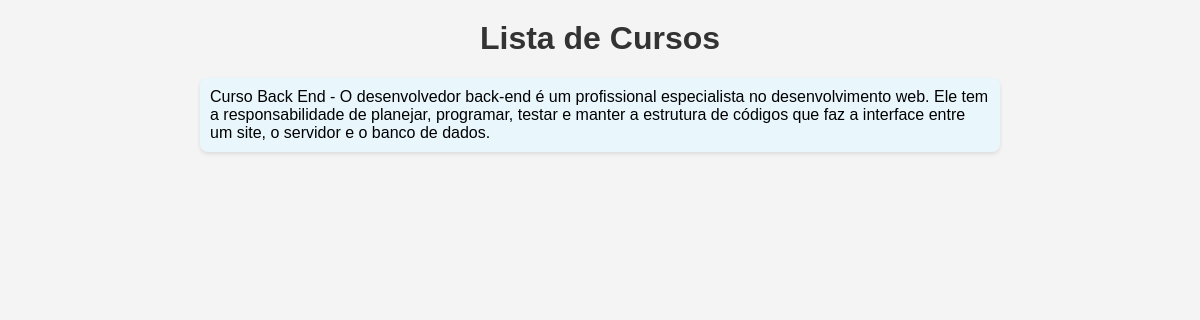
/escola/cursos/, run on the app's committed database.
### escola/models.py (models this page shows, shortened)
class Curso(models.Model):
    titulo = models.CharField(max_length=100)
    descricao = models.TextField()

### escola/views.py (the view)
# urls.py: path('cursos/', views.lista_cursos, name='lista_cursos'),
def lista_cursos(request):
    cursos = Curso.objects.all()  # Recuperando todos os cursos cadastrados
    return render(request, 'escola/lista_cursos.html', {'cursos': cursos})

### escola/templates/escola/lista_cursos.html (shortened to what this page needs)
<!DOCTYPE html>
<html lang="pt-br">
<head>
</head>
<body>
    <h1>Lista de Cursos</h1>
    <ul>
        {% for curso in cursos %}
            <li>{{ curso.titulo }} - {{ curso.descricao }}</li>
        {% empty %}
            <li>Nenhum curso encontrado.</li>
        {% endfor %}
    </ul>
</body>
</html>

### escola/templates/escola/lista_cursos.html (style rules this page uses)
body { font-family: Arial, sans-serif; background-color: #f4f4f4; margin: 0; padding: 0; }
h1 { text-align: center; margin-top: 20px; color: #333; }
ul { list-style-type: none; padding: 0; max-width: 800px; margin: 20px auto; }
li { background-color: #fff; padding: 10px; margin: 5px 0; border-radius: 8px; box-shadow: 0 2px 4px rgba(0, 0, 0, 0.1); font-size: 16px; }
li:nth-child(odd) { background-color: #e9f7fd; }

### data on the page
Curso: titulo "Curso Back End", descricao "O desenvolvedor back-end é um profissional especialista no desenvolvimento web. Ele tem a responsabilidade de planejar, programar, testar e manter a estrutura de códigos que faz a interface entre um site, o servidor e o banco de dados."
